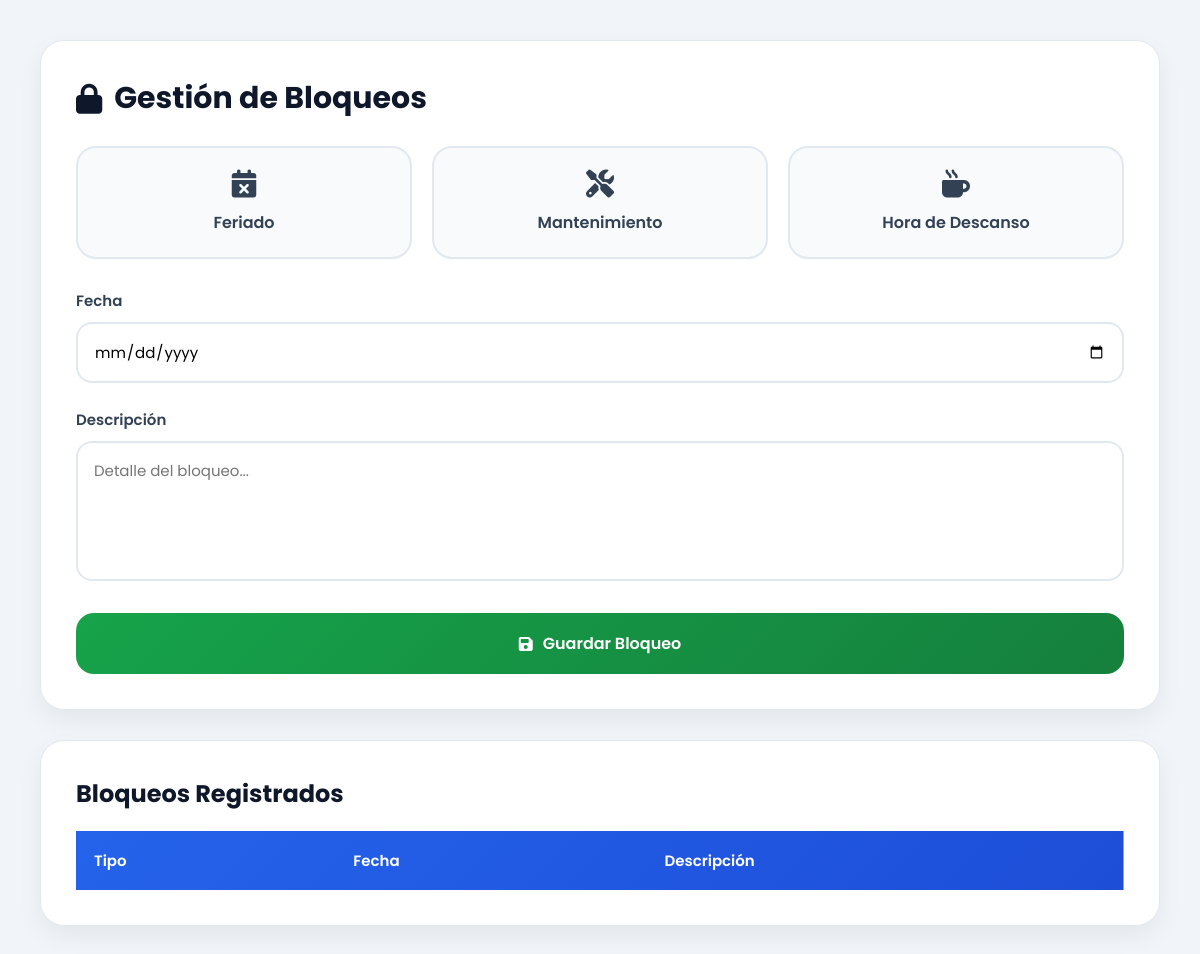
/recepcionista/bloqueos.php, run on an earlier commit of the app's database.
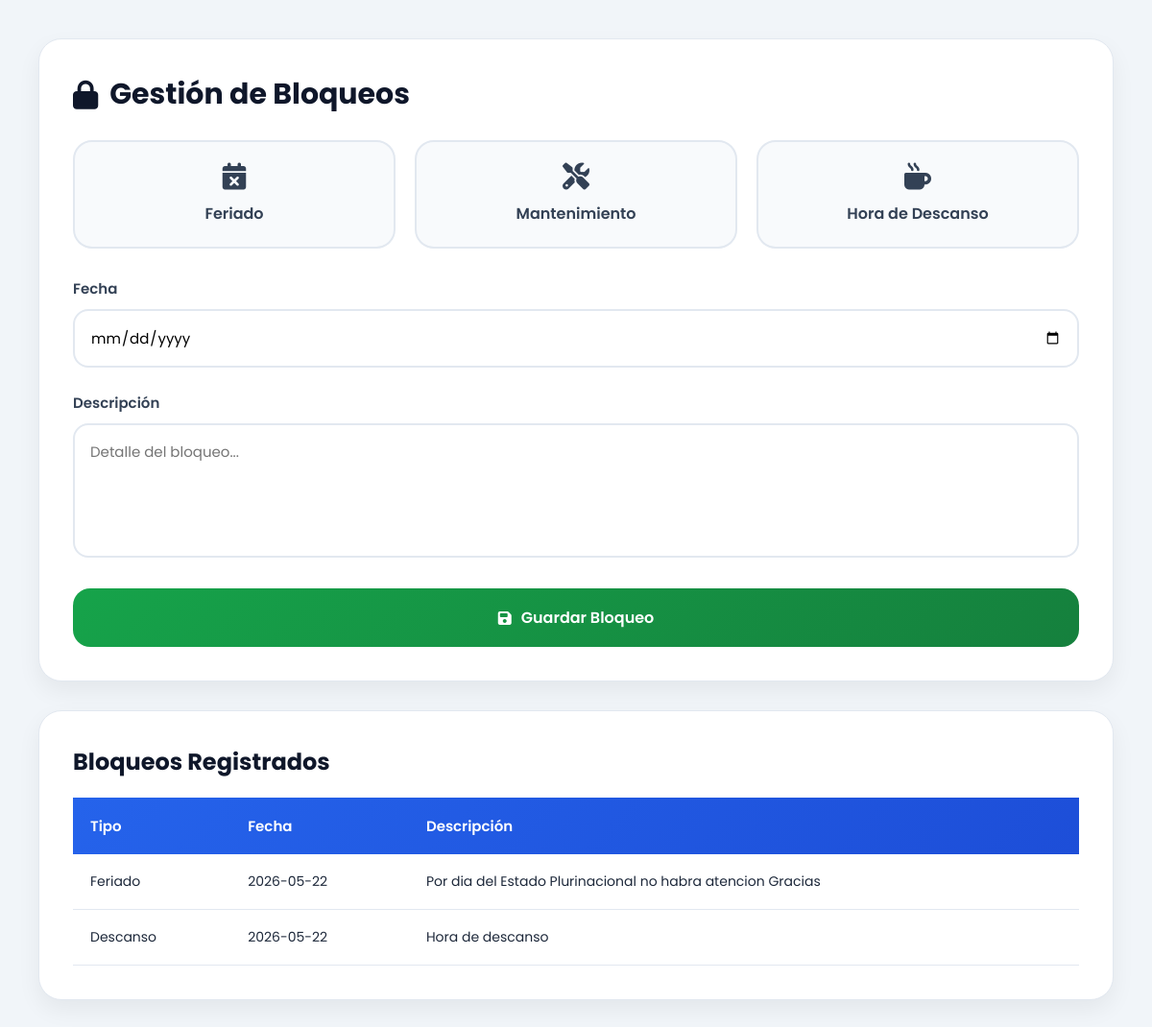
And on a later commit of the database.
### tables this page shows
CREATE TABLE `bloqueos` (
  `id_bloqueo` int(11) NOT NULL,
  `tipo` enum('feriado','mantenimiento','descanso') NOT NULL,
  `fecha` date NOT NULL,
  `descripcion` varchar(255) NOT NULL
);

### recepcionista/bloqueos.php (the view, shortened to what this page needs)
<?php
include("../config/database.php");
$sqlBloqueos = "
SELECT *
FROM bloqueos
ORDER BY fecha DESC
";
$bloqueos = mysqli_query($conn,$sqlBloqueos);
?>
<!DOCTYPE html>
<html lang="es">
<head>
<link rel="stylesheet" href="../recepcionista/css/bloqueo.css">
<link
rel="stylesheet"
href="https://cdnjs.cloudflare.com/ajax/libs/font-awesome/6.5.2/css/all.min.css">
</head>
<body>
<div class="container">
    <div class="card">
        <h1>
            <i class="fa-solid fa-lock"></i>
            Gestión de Bloqueos
        </h1>
        <form method="POST">
            <div class="buttons-group">
                <button
                type="button"
                class="tipo-btn"
                onclick="seleccionarTipo('feriado')">
                    <i class="fa-solid fa-calendar-xmark"></i>
                    Feriado
                </button>
                <button
                type="button"
                class="tipo-btn"
                onclick="seleccionarTipo('mantenimiento')">
                    <i class="fa-solid fa-screwdriver-wrench"></i>
                    Mantenimiento
                </button>
                <button
                type="button"
                class="tipo-btn"
                onclick="seleccionarTipo('descanso')">
                    <i class="fa-solid fa-mug-hot"></i>
                    Hora de Descanso
                </button>
            </div>
            <div class="input-group">
                <label>
                    Fecha
                </label>
                <input
                type="date"
                name="fecha"
                required>
            </div>
            <div class="input-group">
                <label>
                    Descripción
                </label>
                <textarea
                name="descripcion"
                placeholder="Detalle del bloqueo..."
                required></textarea>
            </div>
            <button
            type="submit"
            name="registrar"
            class="btn-save">
                <i class="fa-solid fa-floppy-disk"></i>
                Guardar Bloqueo
            </button>
        </form>
    </div>
    <div class="table-card">
        <h2>
            Bloqueos Registrados
        </h2>
        <table>
            <thead>
                <tr>
                    <th>Tipo</th>
                    <th>Fecha</th>
                    <th>Descripción</th>
                </tr>
            </thead>
            <tbody>
                <?php while($b = mysqli_fetch_assoc($bloqueos)){ ?>
                <tr>
                    <td>
                        <?php echo ucfirst($b['tipo']); ?>
                    </td>
                    <td>
                        <?php echo $b['fecha']; ?>
                    </td>
                    <td>
                        <?php echo htmlspecialchars($b['descripcion']); ?>
                    </td>
                </tr>
                <?php } ?>
            </tbody>
        </table>
    </div>
</div>
</body>
</html>

### recepcionista/css/bloqueo.css (style rules this page uses)
* { margin:0; padding:0; box-sizing:border-box; font-family:'Poppins',sans-serif; }
body { background:#f1f5f9; min-height:100vh; padding:40px; color:#1e293b; }
.container { width:100%; max-width:1200px; margin:auto; }
.card, .table-card { background:#ffffff; border-radius:24px; padding:35px; margin-bottom:30px; box-shadow: 0 10px 25px rgba(0,0,0,0.06); border:1px solid #e2e8f0; }
h1 { display:flex; align-items:center; gap:12px; font-size:30px; font-weight:700; margin-bottom:25px; color:#0f172a; }
h2 { font-size:24px; margin-bottom:20px; color:#0f172a; }
.buttons-group { display:grid; grid-template-columns: repeat(auto-fit,minmax(220px,1fr)); gap:20px; margin-bottom:30px; }
.tipo-btn { border:none; border-radius:20px; padding:22px; cursor:pointer; background:#f8fafc; border:2px solid #e2e8f0; transition:0.3s; display:flex; flex-direction:column; align-items:center; justify-content:center; gap:12px; font-size:16px; font-weight:600; color:#334155; }
.tipo-btn i { font-size:28px; }
.input-group { margin-bottom:25px; }
label { display:block; margin-bottom:10px; font-size:15px; font-weight:600; color:#334155; }
input, textarea { width:100%; border:2px solid #e2e8f0; border-radius:16px; padding:16px; font-size:15px; transition:0.3s; background:#fff; }
textarea { min-height:140px; resize:none; }
.btn-save { width:100%; border:none; border-radius:18px; padding:18px; background:linear-gradient( 135deg, #16a34a, #15803d ); color:white; font-size:16px; font-weight:600; cursor:pointer; transition:0.3s; display:flex; align-items:center; justify-content:center; gap:10px; }
table { width:100%; border-collapse:collapse; min-width:700px; }
table thead { background:linear-gradient( 135deg, #2563eb, #1d4ed8 ); color:white; }
table th { padding:18px; text-align:left; font-size:15px; font-weight:600; }
table td { padding:18px; border-bottom:1px solid #e2e8f0; font-size:14px; }
table tbody tr { transition:0.3s; }

What changed in the data, as far as the page shows it:
added bloqueos: tipo "Feriado", fecha "2026-05-22", descripcion "Por dia del Estado Plurinacional no habra atencion Gracias"
added bloqueos: tipo "Descanso", fecha "2026-05-22", descripcion "Hora de descanso"
